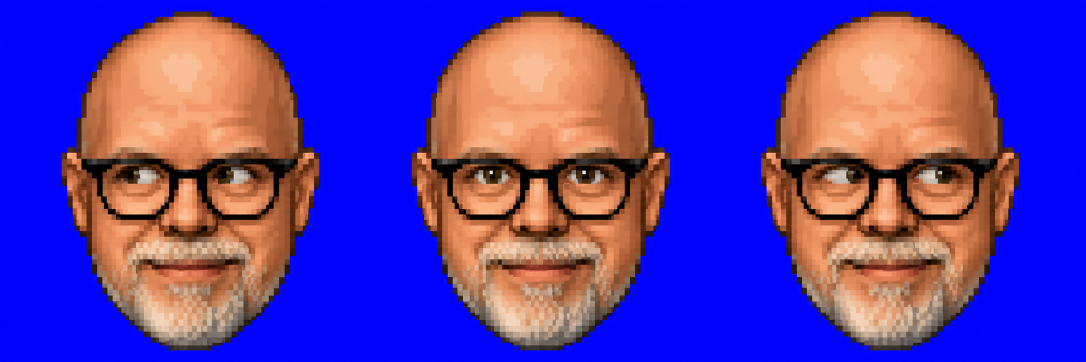
#> input picture art/TomHallPresent-Portraits.png, 2172 x 724 px, given in place of JAYLEFT.png, which was not available (shown at 1/2 size)
$ python import_full_portraits.py
#> lines starting #> are read from the running program, lines starting #| are printed output that depends on the picture; pictures that were not available may be replaced by others from this repository, and a replacement may not be noted
"""Keep full source detail; engine texture scale controls the HUD/tally size."""
from pathlib import Path
import re
import numpy as np
from PIL import Image
root=Path(__file__).resolve().parents[1]
defs=[]
for person,prefix in [('jay','JAY'),('tom','TOM')]:
 for suffix in ['LEFT','FACE','RIGHT']:
  name=prefix+suffix
  im=Image.open(root/'art'/f'{person}-portraits'/f'{name}.png').convert('RGBA')
  a=np.array(im);r,g,b=[a[:,:,i].astype(int) for i in range(3)]
#> after `r, g, b = [a[:, :, i].astype(int) for i in range(3)]`:
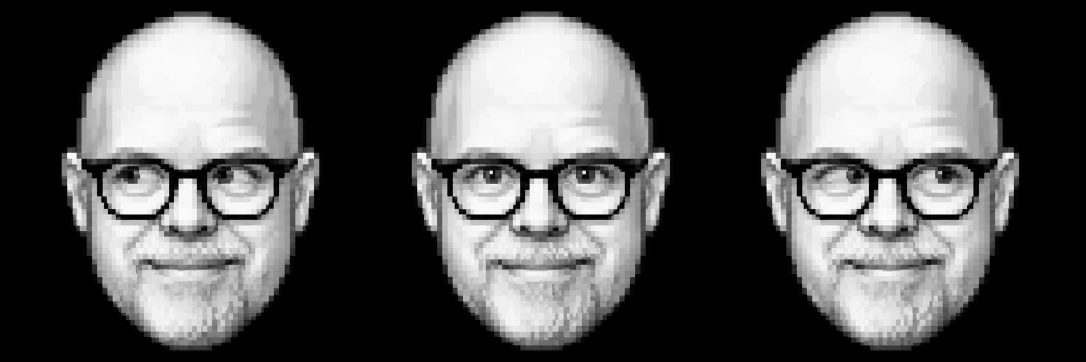
#> r: shape (724, 2172) int64 (shown at 1/2 size); min 0, max 255, mean 88.1
#> after `r, g, b = [a[:, :, i].astype(int) for i in range(3)]`:
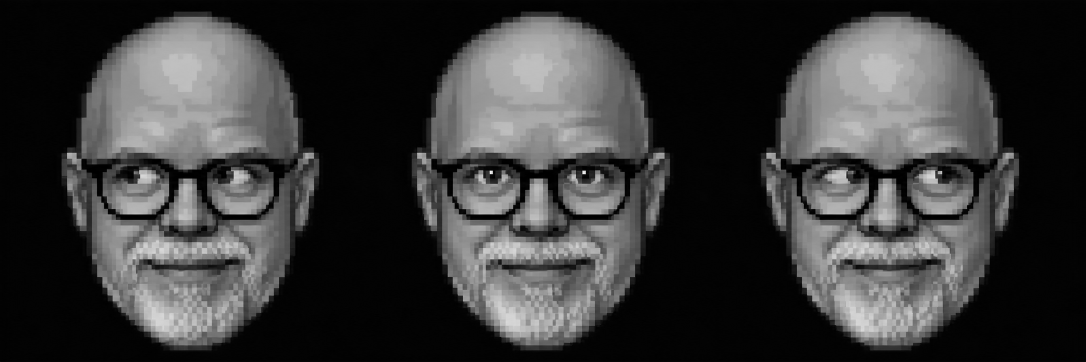
#> g: shape (724, 2172) int64 (shown at 1/2 size); min 0, max 255, mean 57.9
#> after `r, g, b = [a[:, :, i].astype(int) for i in range(3)]`:
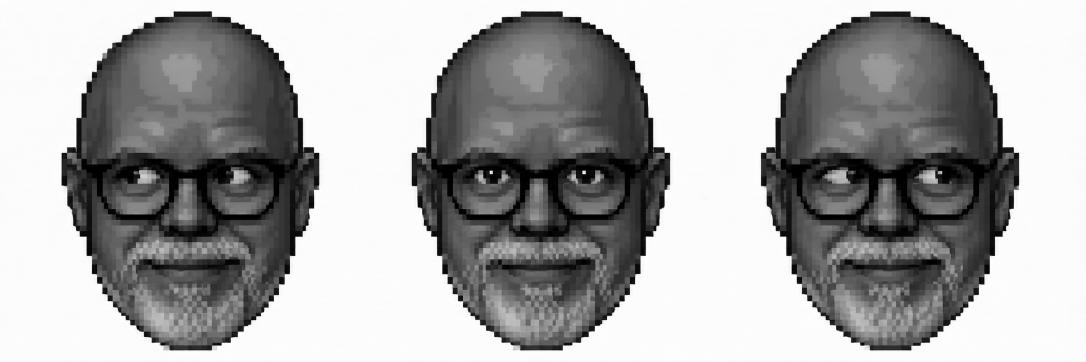
#> b: shape (724, 2172) int64 (shown at 1/2 size); min 0, max 255, mean 167.1
  a[(b>80)&(b-r>45)&(b-g>45),3]=0
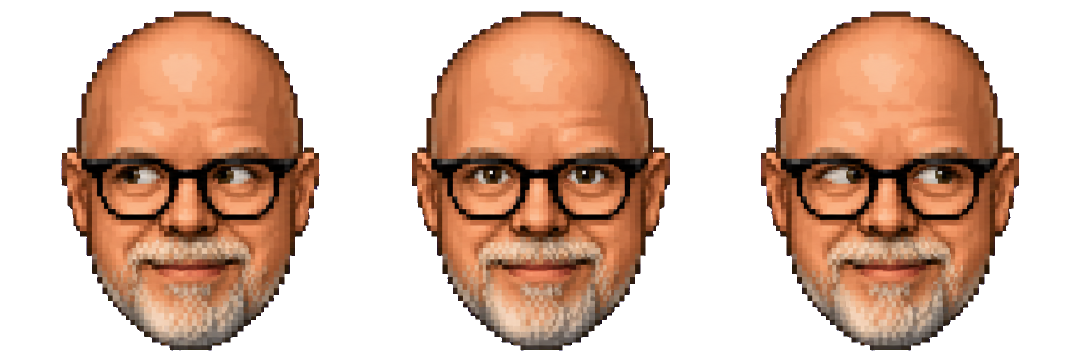
#> a: shape (724, 2172, 4) (shown at 1/2 size); mean R, G, B, A 88.1, 57.9, 167.1, 125.2; transparent parts drawn white
#> (the run stopped early here; a loop or call above may not have finished)
